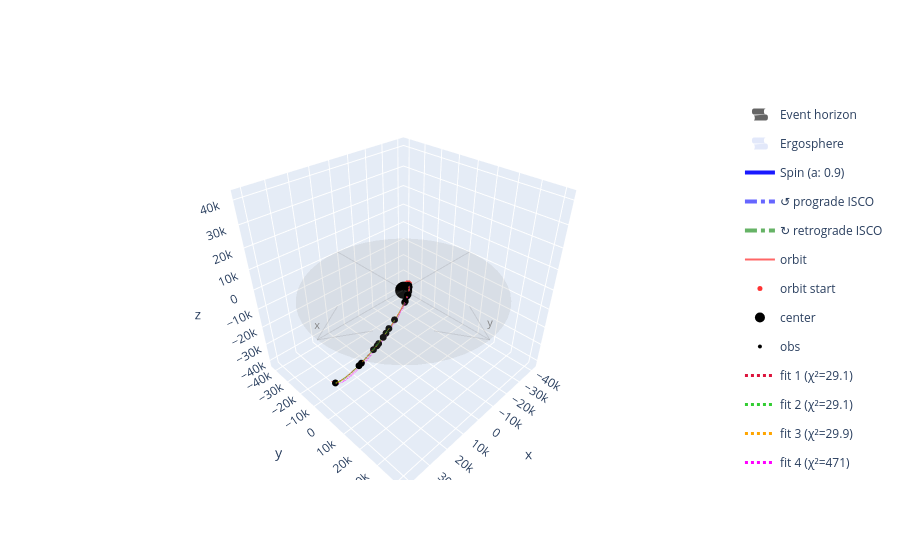

Notebook code cell kept with this figure:
### Code cell
# Versión paralela de show_minimal_path
#
# Cada seed → un minimize independiente → joblib.Parallel los corre en paralelo.
# Backend "threading" porque scipy.integrate libera el GIL y evitamos pickling
# del closure (pwe, kerr, build_path, chi2). Para CPU-bound puro usar "loky".

from joblib import Parallel, delayed


def _fit_one(ic, rel_bounds, maxiter):
    seed = np.asarray(ic.convert_to("Cartesian").state_vector, dtype=float)
    bounds = [
        (v - rel_bounds * abs(v) if v != 0 else -1e-3,
         v + rel_bounds * abs(v) if v != 0 else  1e-3)
        for v in seed
    ]
    res = minimize(
        chi2, x0=seed, method="L-BFGS-B",
        bounds=bounds, options=dict(maxiter=maxiter),
    )
    fit_cart = build_path(res.x).convert_to("Cartesian").state_vector
    return res, fit_cart


def show_minimal_path_parallel(*ics_list, rel_bounds=0.1, maxiter=200,
                               palette=None, n_jobs=-1, backend="threading"):
    """
    Paralelo de show_minimal_path. n_jobs=-1 usa todos los cores.
    backend="threading" (default) o "loky" para procesos.
    """
    if not ics_list:
        raise ValueError("at least one initial condition required")

    results = Parallel(n_jobs=n_jobs, backend=backend)(
        delayed(_fit_one)(ic, rel_bounds, maxiter) for ic in ics_list
    )

    plot = PlotKerr(kerr)
    plot.add_path(path)
    fig = plot.plot()
    pwe.add_to_figure(fig, color="black", name="obs")

    palette = palette or ["crimson", "limegreen", "orange",
                          "magenta", "cyan", "yellow", "deeppink"]
    rows = []
    for k, (res, fit_cart) in enumerate(results):
        color = palette[k % len(palette)]
        fig.add_trace(go.Scatter3d(
            x=fit_cart[1], y=fit_cart[2], z=fit_cart[3],
            mode="lines",
            line=dict(color=color, width=3, dash="dot"),
            name=f"fit {k+1} (χ²={res.fun:.3g})",
        ))
        rows.append({
            "ic":         k + 1,
            "chi2":       res.fun,
            "converged":  bool(res.success),
            "n_iter":     res.nit,
            "fit_params": np.round(res.x, 6).tolist(),
        })

    fig.show()
    return pd.DataFrame(rows)


# Misma prueba que la versión serial.
import time

truth = ics_s2.convert_to("Cartesian").state_vector
rng = np.random.default_rng(123)

ic1 = Cartesian(xs=truth[:4], vels=truth[4:], from_dxs_dt=True)
ic2 = Cartesian(xs=truth[:4] * (1 + 0.03 * rng.standard_normal(4)),
                vels=truth[4:] * (1 + 0.03 * rng.standard_normal(3)),
                from_dxs_dt=True)
ic3 = Cartesian(xs=truth[:4] * (1 + 0.07 * rng.standard_normal(4)),
                vels=truth[4:] * (1 + 0.07 * rng.standard_normal(3)),
                from_dxs_dt=True)

t0 = time.perf_counter()
df_par = show_minimal_path_parallel(ics_s2.convert_to("Cartesian"), ic1, ic2, ic3)
print(f"parallel elapsed: {time.perf_counter() - t0:.2f} s")
df_par

### Figure 1 — Plotly figure (JSON) as saved in the notebook; plotly's stock layout.template omitted (floating-point values rounded to 4 significant figures; data arrays with more than 128 entries replaced by an {"elided": "..."} marker saying what was removed)
{"data": [{"colorscale": [[0, "black"], [1, "black"]], "name": "Event horizon", "opacity": 0.6, "showlegend": true, "showscale": false, "type": "surface", "x": {"elided": "60x60 float values"}, "y": {"elided": "60x60 float values"}, "z": {"elided": "60x60 float values"}}, {"colorscale": [[0, "royalblue"], [1, "royalblue"]], "name": "Ergosphere", "opacity": 0.15, "showlegend": true, "showscale": false, "type": "surface", "x": {"elided": "60x60 float values"}, "y": {"elided": "60x60 float values"}, "z": {"elided": "60x60 float values"}}, {"legendgroup": "Spin (a: 0.9)", "line": {"color": "blue", "width": 4}, "mode": "lines", "name": "Spin (a: 0.9)", "opacity": 0.9, "showlegend": true, "type": "scatter3d", "x": [0, 0], "y": [0, 0], "z": [2, 11]}, {"legendgroup": "Spin (a: 0.9)", "line": {"color": "blue", "width": 4}, "mode": "lines", "opacity": 0.9, "showlegend": false, "type": "scatter3d", "x": [0, 0], "y": [0, 1.08], "z": [11, 9.2]}, {"legendgroup": "Spin (a: 0.9)", "line": {"color": "blue", "width": 4}, "mode": "lines", "opacity": 0.9, "showlegend": false, "type": "scatter3d", "x": [0, 0], "y": [0, -1.08], "z": [11, 9.2]}, {"legendgroup": "↺ prograde ISCO", "line": {"color": "blue", "dash": "dashdot", "width": 4}, "mode": "lines", "name": "↺ prograde ISCO", "opacity": 0.6, "type": "scatter3d", "x": [2.321, 2.318, 2.308, 2.292, 2.269, 2.24, 2.205, 2.164, 2.117, 2.064, 2.005, 1.94, 1.87, 1.795, 1.715, 1.63, 1.541, 1.447, 1.349, 1.248, 1.143, 1.035, 0.9234, 0.8098, 0.6938, 0.576, 0.4565, 0.3358, 0.2141, 0.09188, -0.03063, -0.1531, -0.2751, -0.3963, -0.5164, -0.6351, -0.7521, -0.8669, -0.9793, -1.089, -1.196, -1.299, -1.399, -1.494, -1.586, -1.673, -1.756, -1.833, -1.906, -1.973, -2.035, -2.091, -2.141, -2.186, -2.224, -2.256, -2.281, -2.301, -2.314, -2.32, -2.32, -2.314, -2.301, -2.281, -2.256, -2.224, -2.186, -2.141, -2.091, -2.035, -1.973, -1.906, -1.833, -1.756, -1.673, -1.586, -1.494, -1.399, -1.299, -1.196, -1.089, -0.9793, -0.8669, -0.7521, -0.6351, -0.5164, -0.3963, -0.2751, -0.1531, -0.03063, 0.09188, 0.2141, 0.3358, 0.4565, 0.576, 0.6938, 0.8098, 0.9234, 1.035, 1.143, 1.248, 1.349, 1.447, 1.541, 1.63, 1.715, 1.795, 1.87, 1.94, 2.005, 2.064, 2.117, 2.164, 2.205, 2.24, 2.269, 2.292, 2.308, 2.318, 2.321], "y": [0.0, 0.1225, 0.2446, 0.3661, 0.4865, 0.6056, 0.723, 0.8384, 0.9514, 1.062, 1.169, 1.273, 1.374, 1.471, 1.564, 1.652, 1.736, 1.815, 1.888, 1.957, 2.02, 2.078, 2.129, 2.175, 2.215, 2.248, 2.276, 2.296, 2.311, 2.319, 2.321, 2.316, 2.305, 2.287, 2.263, 2.232, 2.196, 2.153, 2.104, 2.05, 1.989, 1.923, 1.852, 1.776, 1.694, 1.608, 1.518, 1.423, 1.324, 1.222, 1.116, 1.007, 0.8952, 0.781, 0.6645, 0.5463, 0.4265, 0.3055, 0.1836, 0.06126, -0.06126, -0.1836, -0.3055, -0.4265, -0.5463, -0.6645, -0.781, -0.8952, -1.007, -1.116, -1.222, -1.324, -1.423, -1.518, -1.608, -1.694, -1.776, -1.852, -1.923, -1.989, -2.05, -2.104, -2.153, -2.196, -2.232, -2.263, -2.287, -2.305, -2.316, -2.321, -2.319, -2.311, -2.296, -2.276, -2.248, -2.215, -2.175, -2.129, -2.078, -2.02, -1.957, -1.888, -1.815, -1.736, -1.652, -1.564, -1.471, -1.374, -1.273, -1.169, -1.062, -0.9514, -0.8384, -0.723, -0.6056, -0.4865, -0.3661, -0.2446, -0.1225, -5.685e-16], "z": [0.0, 0.0, 0.0, 0.0, 0.0, 0.0, 0.0, 0.0, 0.0, 0.0, 0.0, 0.0, 0.0, 0.0, 0.0, 0.0, 0.0, 0.0, 0.0, 0.0, 0.0, 0.0, 0.0, 0.0, 0.0, 0.0, 0.0, 0.0, 0.0, 0.0, 0.0, 0.0, 0.0, 0.0, 0.0, 0.0, 0.0, 0.0, 0.0, 0.0, 0.0, 0.0, 0.0, 0.0, 0.0, 0.0, 0.0, 0.0, 0.0, 0.0, 0.0, 0.0, 0.0, 0.0, 0.0, 0.0, 0.0, 0.0, 0.0, 0.0, 0.0, 0.0, 0.0, 0.0, 0.0, 0.0, 0.0, 0.0, 0.0, 0.0, 0.0, 0.0, 0.0, 0.0, 0.0, 0.0, 0.0, 0.0, 0.0, 0.0, 0.0, 0.0, 0.0, 0.0, 0.0, 0.0, 0.0, 0.0, 0.0, 0.0, 0.0, 0.0, 0.0, 0.0, 0.0, 0.0, 0.0, 0.0, 0.0, 0.0, 0.0, 0.0, 0.0, 0.0, 0.0, 0.0, 0.0, 0.0, 0.0, 0.0, 0.0, 0.0, 0.0, 0.0, 0.0, 0.0, 0.0, 0.0, 0.0, 0.0]}, {"hoverinfo": "skip", "legendgroup": "↺ prograde ISCO", "line": {"color": "blue", "width": 4}, "mode": "lines", "opacity": 1, "showlegend": false, "type": "scatter3d", "x": [2.321, 2.237, null, 2.321, 2.404], "y": [0, -0.1393, null, 0, -0.1393], "z": [0, 0, null, 0, 0]}, {"hoverinfo": "skip", "legendgroup": "↺ prograde ISCO", "line": {"color": "blue", "width": 4}, "mode": "lines", "opacity": 1, "showlegend": false, "type": "scatter3d", "x": [1.641, 1.68, null, 1.641, 1.799], "y": [1.641, 1.484, null, 1.641, 1.602], "z": [0, 0, null, 0, 0]}, {"hoverinfo": "skip", "legendgroup": "↺ prograde ISCO", "line": {"color": "blue", "width": 4}, "mode": "lines", "opacity": 1, "showlegend": false, "type": "scatter3d", "x": [1.421e-16, 0.1393, null, 1.421e-16, 0.1393], "y": [2.321, 2.237, null, 2.321, 2.404], "z": [0, 0, null, 0, 0]}, {"hoverinfo": "skip", "legendgroup": "↺ prograde ISCO", "line": {"color": "blue", "width": 4}, "mode": "lines", "opacity": 1, "showlegend": false, "type": "scatter3d", "x": [-1.641, -1.484, null, -1.641, -1.602], "y": [1.641, 1.68, null, 1.641, 1.799], "z": [0, 0, null, 0, 0]}, {"hoverinfo": "skip", "legendgroup": "↺ prograde ISCO", "line": {"color": "blue", "width": 4}, "mode": "lines", "opacity": 1, "showlegend": false, "type": "scatter3d", "x": [-2.321, -2.237, null, -2.321, -2.404], "y": [2.842e-16, 0.1393, null, 2.842e-16, 0.1393], "z": [0, 0, null, 0, 0]}, {"hoverinfo": "skip", "legendgroup": "↺ prograde ISCO", "line": {"color": "blue", "width": 4}, "mode": "lines", "opacity": 1, "showlegend": false, "type": "scatter3d", "x": [-1.641, -1.68, null, -1.641, -1.799], "y": [-1.641, -1.484, null, -1.641, -1.602], "z": [0, 0, null, 0, 0]}, {"hoverinfo": "skip", "legendgroup": "↺ prograde ISCO", "line": {"color": "blue", "width": 4}, "mode": "lines", "opacity": 1, "showlegend": false, "type": "scatter3d", "x": [-4.263e-16, -0.1393, null, -4.263e-16, -0.1393], "y": [-2.321, -2.237, null, -2.321, -2.404], "z": [0, 0, null, 0, 0]}, {"hoverinfo": "skip", "legendgroup": "↺ prograde ISCO", "line": {"color": "blue", "width": 4}, "mode": "lines", "opacity": 1, "showlegend": false, "type": "scatter3d", "x": [1.641, 1.484, null, 1.641, 1.602], "y": [-1.641, -1.68, null, -1.641, -1.799], "z": [0, 0, null, 0, 0]}, {"legendgroup": "↻ retrograde ISCO", "line": {"color": "green", "dash": "dashdot", "width": 4}, "mode": "lines", "name": "↻ retrograde ISCO", "opacity": 0.6, "type": "scatter3d", "x": [8.717, 8.705, 8.669, 8.608, 8.524, 8.415, 8.284, 8.129, 7.951, 7.751, 7.53, 7.288, 7.025, 6.743, 6.442, 6.123, 5.787, 5.435, 5.068, 4.687, 4.292, 3.886, 3.468, 3.042, 2.606, 2.163, 1.715, 1.261, 0.8043, 0.3451, -0.1151, -0.5749, -1.033, -1.489, -1.94, -2.386, -2.825, -3.256, -3.678, -4.09, -4.491, -4.879, -5.253, -5.613, -5.957, -6.285, -6.595, -6.887, -7.159, -7.412, -7.644, -7.854, -8.043, -8.209, -8.352, -8.472, -8.569, -8.642, -8.69, -8.714, -8.714, -8.69, -8.642, -8.569, -8.472, -8.352, -8.209, -8.043, -7.854, -7.644, -7.412, -7.159, -6.887, -6.595, -6.285, -5.957, -5.613, -5.253, -4.879, -4.491, -4.09, -3.678, -3.256, -2.825, -2.386, -1.94, -1.489, -1.033, -0.5749, -0.1151, 0.3451, 0.8043, 1.261, 1.715, 2.163, 2.606, 3.042, 3.468, 3.886, 4.292, 4.687, 5.068, 5.435, 5.787, 6.123, 6.442, 6.743, 7.025, 7.288, 7.53, 7.751, 7.951, 8.129, 8.284, 8.415, 8.524, 8.608, 8.669, 8.705, 8.717], "y": [0.0, 0.4601, 0.9188, 1.375, 1.827, 2.275, 2.716, 3.149, 3.574, 3.988, 4.392, 4.783, 5.161, 5.525, 5.873, 6.205, 6.519, 6.816, 7.093, 7.35, 7.588, 7.803, 7.998, 8.17, 8.319, 8.445, 8.547, 8.626, 8.68, 8.711, 8.717, 8.698, 8.656, 8.589, 8.499, 8.385, 8.247, 8.086, 7.903, 7.698, 7.472, 7.224, 6.957, 6.67, 6.364, 6.041, 5.701, 5.345, 4.974, 4.589, 4.192, 3.782, 3.363, 2.933, 2.496, 2.052, 1.602, 1.147, 0.6897, 0.2301, -0.2301, -0.6897, -1.147, -1.602, -2.052, -2.496, -2.933, -3.363, -3.782, -4.192, -4.589, -4.974, -5.345, -5.701, -6.041, -6.364, -6.67, -6.957, -7.224, -7.472, -7.698, -7.903, -8.086, -8.247, -8.385, -8.499, -8.589, -8.656, -8.698, -8.717, -8.711, -8.68, -8.626, -8.547, -8.445, -8.319, -8.17, -7.998, -7.803, -7.588, -7.35, -7.093, -6.816, -6.519, -6.205, -5.873, -5.525, -5.161, -4.783, -4.392, -3.988, -3.574, -3.149, -2.716, -2.275, -1.827, -1.375, -0.9188, -0.4601, -2.135e-15], "z": [0.0, 0.0, 0.0, 0.0, 0.0, 0.0, 0.0, 0.0, 0.0, 0.0, 0.0, 0.0, 0.0, 0.0, 0.0, 0.0, 0.0, 0.0, 0.0, 0.0, 0.0, 0.0, 0.0, 0.0, 0.0, 0.0, 0.0, 0.0, 0.0, 0.0, 0.0, 0.0, 0.0, 0.0, 0.0, 0.0, 0.0, 0.0, 0.0, 0.0, 0.0, 0.0, 0.0, 0.0, 0.0, 0.0, 0.0, 0.0, 0.0, 0.0, 0.0, 0.0, 0.0, 0.0, 0.0, 0.0, 0.0, 0.0, 0.0, 0.0, 0.0, 0.0, 0.0, 0.0, 0.0, 0.0, 0.0, 0.0, 0.0, 0.0, 0.0, 0.0, 0.0, 0.0, 0.0, 0.0, 0.0, 0.0, 0.0, 0.0, 0.0, 0.0, 0.0, 0.0, 0.0, 0.0, 0.0, 0.0, 0.0, 0.0, 0.0, 0.0, 0.0, 0.0, 0.0, 0.0, 0.0, 0.0, 0.0, 0.0, 0.0, 0.0, 0.0, 0.0, 0.0, 0.0, 0.0, 0.0, 0.0, 0.0, 0.0, 0.0, 0.0, 0.0, 0.0, 0.0, 0.0, 0.0, 0.0, 0.0]}, {"hoverinfo": "skip", "legendgroup": "↻ retrograde ISCO", "line": {"color": "green", "width": 4}, "mode": "lines", "opacity": 1, "showlegend": false, "type": "scatter3d", "x": [8.717, 9.031, null, 8.717, 8.404], "y": [0, 0.523, null, 0, 0.523], "z": [0, 0, null, 0, 0]}, {"hoverinfo": "skip", "legendgroup": "↻ retrograde ISCO", "line": {"color": "green", "width": 4}, "mode": "lines", "opacity": 1, "showlegend": false, "type": "scatter3d", "x": [6.164, 6.016, null, 6.164, 5.572], "y": [6.164, 6.756, null, 6.164, 6.312], "z": [0, 0, null, 0, 0]}, {"hoverinfo": "skip", "legendgroup": "↻ retrograde ISCO", "line": {"color": "green", "width": 4}, "mode": "lines", "opacity": 1, "showlegend": false, "type": "scatter3d", "x": [5.338e-16, -0.523, null, 5.338e-16, -0.523], "y": [8.717, 9.031, null, 8.717, 8.404], "z": [0, 0, null, 0, 0]}, {"hoverinfo": "skip", "legendgroup": "↻ retrograde ISCO", "line": {"color": "green", "width": 4}, "mode": "lines", "opacity": 1, "showlegend": false, "type": "scatter3d", "x": [-6.164, -6.756, null, -6.164, -6.312], "y": [6.164, 6.016, null, 6.164, 5.572], "z": [0, 0, null, 0, 0]}, {"hoverinfo": "skip", "legendgroup": "↻ retrograde ISCO", "line": {"color": "green", "width": 4}, "mode": "lines", "opacity": 1, "showlegend": false, "type": "scatter3d", "x": [-8.717, -9.031, null, -8.717, -8.404], "y": [1.068e-15, -0.523, null, 1.068e-15, -0.523], "z": [0, 0, null, 0, 0]}, {"hoverinfo": "skip", "legendgroup": "↻ retrograde ISCO", "line": {"color": "green", "width": 4}, "mode": "lines", "opacity": 1, "showlegend": false, "type": "scatter3d", "x": [-6.164, -6.016, null, -6.164, -5.572], "y": [-6.164, -6.756, null, -6.164, -6.312], "z": [0, 0, null, 0, 0]}, {"hoverinfo": "skip", "legendgroup": "↻ retrograde ISCO", "line": {"color": "green", "width": 4}, "mode": "lines", "opacity": 1, "showlegend": false, "type": "scatter3d", "x": [-1.601e-15, 0.523, null, -1.601e-15, 0.523], "y": [-8.717, -9.031, null, -8.717, -8.404], "z": [0, 0, null, 0, 0]}, {"hoverinfo": "skip", "legendgroup": "↻ retrograde ISCO", "line": {"color": "green", "width": 4}, "mode": "lines", "opacity": 1, "showlegend": false, "type": "scatter3d", "x": [6.164, 6.756, null, 6.164, 6.312], "y": [-6.164, -6.016, null, -6.164, -5.572], "z": [0, 0, null, 0, 0]}, {"line": {"color": "red", "width": 2}, "mode": "lines", "name": "orbit", "opacity": 0.6, "type": "scatter3d", "x": {"elided": "2309 float values"}, "y": {"elided": "2309 float values"}, "z": {"elided": "2309 float values"}}, {"marker": {"color": "red", "opacity": 0.8, "size": 5}, "mode": "markers", "name": "orbit start", "type": "scatter3d", "x": [-2175.0], "y": [374.0], "z": [1899.0]}, {"anchor": "tail", "colorscale": [[0, "red"], [1, "red"]], "name": "orbit end", "opacity": 0.8, "showscale": false, "sizemode": "absolute", "sizeref": 1.667, "type": "cone", "u": [-0.0005528], "v": [-0.001352], "w": [-0.0004972], "x": [36030.0], "y": [-5979.0], "z": [-31300.0]}, {"colorscale": [[0, "gray"], [1, "gray"]], "opacity": 0.08, "showscale": false, "type": "surface", "x": {"elided": "50x50 float values"}, "y": {"elided": "50x50 float values"}, "z": {"elided": "50x50 float values"}}, {"marker": {"color": "black", "opacity": 1, "size": 10}, "mode": "markers", "name": "center", "type": "scatter3d", "x": [0], "y": [0], "z": [0]}, {"legendgroup": "equatorial_axes", "line": {"color": "gray", "width": 2}, "mode": "lines", "name": "x", "opacity": 0.2, "showlegend": false, "type": "scatter3d", "x": [-43790.0, 43790.0], "y": [0, 0], "z": [0, 0]}, {"legendgroup": "equatorial_axes", "line": {"color": "gray", "width": 2}, "mode": "lines", "name": "x", "opacity": 0.2, "showlegend": false, "type": "scatter3d", "x": [43790.0, 26270.0], "y": [0, 10510.0], "z": [0, 0]}, {"legendgroup": "equatorial_axes", "line": {"color": "gray", "width": 2}, "mode": "lines", "name": "x", "opacity": 0.2, "showlegend": false, "type": "scatter3d", "x": [43790.0, 26270.0], "y": [0, -10510.0], "z": [0, 0]}, {"legendgroup": "equatorial_axes", "mode": "text", "name": "x", "showlegend": false, "text": ["x"], "textfont": {"color": "gray", "size": 11}, "type": "scatter3d", "x": [43790.0], "y": [0], "z": [0]}, {"legendgroup": "equatorial_axes", "line": {"color": "gray", "width": 2}, "mode": "lines", "name": "y", "opacity": 0.2, "showlegend": false, "type": "scatter3d", "x": [0, 0], "y": [-43790.0, 43790.0], "z": [0, 0]}, {"legendgroup": "equatorial_axes", "line": {"color": "gray", "width": 2}, "mode": "lines", "name": "y", "opacity": 0.2, "showlegend": false, "type": "scatter3d", "x": [0, 10510.0], "y": [43790.0, 26270.0], "z": [0, 0]}, {"legendgroup": "equatorial_axes", "line": {"color": "gray", "width": 2}, "mode": "lines", "name": "y", "opacity": 0.2, "showlegend": false, "type": "scatter3d", "x": [0, -10510.0], "y": [43790.0, 26270.0], "z": [0, 0]}, {"legendgroup": "equatorial_axes", "mode": "text", "name": "y", "showlegend": false, "text": ["y"], "textfont": {"color": "gray", "size": 11}, "type": "scatter3d", "x": [0], "y": [43790.0], "z": [0]}, {"error_x": {"array": [126.2, 126.2, 126.2, 126.2, 126.2, 126.2, 126.2, 126.2, 126.2, 126.2, 126.2, 126.2, 126.2, 126.2, 126.2, 126.2, 126.2, 126.2, 126.2, 126.2], "type": "data", "visible": true}, "error_y": {"array": [126.2, 126.2, 126.2, 126.2, 126.2, 126.2, 126.2, 126.2, 126.2, 126.2, 126.2, 126.2, 126.2, 126.2, 126.2, 126.2, 126.2, 126.2, 126.2, 126.2], "type": "data", "visible": true}, "error_z": {"array": [126.2, 126.2, 126.2, 126.2, 126.2, 126.2, 126.2, 126.2, 126.2, 126.2, 126.2, 126.2, 126.2, 126.2, 126.2, 126.2, 126.2, 126.2, 126.2, 126.2], "type": "data", "visible": true}, "marker": {"color": "black", "size": 4}, "mode": "markers", "name": "obs", "type": "scatter3d", "x": [-1610.0, -1616.0, -1741.0, -1512.0, -1143.0, 2570.0, 2804.0, 3125.0, 5322.0, 5721.0, 12640.0, 15900.0, 17440.0, 19040.0, 21260.0, 22050.0, 23590.0, 28770.0, 29660.0, 36540.0], "y": [1026.0, 1225.0, 1331.0, 1557.0, 2087.0, 5073.0, 5011.0, 5207.0, 6298.0, 6335.0, 7600.0, 7743.0, 7710.0, 7774.0, 7435.0, 7360.0, 6900.0, 5316.0, 4803.0, -2775.0], "z": [2185.0, 2049.0, 2095.0, 2122.0, 2077.0, 1505.0, 1325.0, 1223.0, 290.5, 40.63, -4193.0, -6638.0, -8090.0, -9227.0, -11320.0, -12000.0, -13330.0, -18160.0, -19270.0, -29520.0]}, {"line": {"color": "crimson", "dash": "dot", "width": 3}, "mode": "lines", "name": "fit 1 (χ²=29.1)", "type": "scatter3d", "x": {"elided": "2261 float values"}, "y": {"elided": "2261 float values"}, "z": {"elided": "2261 float values"}}, {"line": {"color": "limegreen", "dash": "dot", "width": 3}, "mode": "lines", "name": "fit 2 (χ²=29.1)", "type": "scatter3d", "x": {"elided": "2261 float values"}, "y": {"elided": "2261 float values"}, "z": {"elided": "2261 float values"}}, {"line": {"color": "orange", "dash": "dot", "width": 3}, "mode": "lines", "name": "fit 3 (χ²=29.9)", "type": "scatter3d", "x": {"elided": "2261 float values"}, "y": {"elided": "2261 float values"}, "z": {"elided": "2261 float values"}}, {"line": {"color": "magenta", "dash": "dot", "width": 3}, "mode": "lines", "name": "fit 4 (χ²=471)", "type": "scatter3d", "x": {"elided": "2242 float values"}, "y": {"elided": "2242 float values"}, "z": {"elided": "2242 float values"}}], "layout": {"scene": {"aspectmode": "cube", "xaxis": {"range": [-43790.0, 43790.0]}, "yaxis": {"range": [-43790.0, 43790.0]}, "zaxis": {"range": [-43790.0, 43790.0]}}}}
